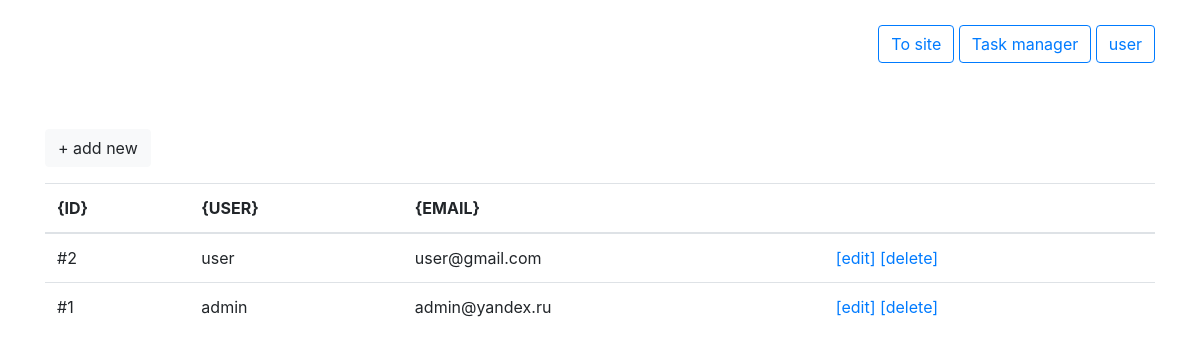
/index.php?route=admin/user/list (signed in), run on the app's committed database.
### tables this page shows
CREATE TABLE IF NOT EXISTS `user`(
    `id` SMALLINT(4) NOT NULL AUTO_INCREMENT,
    `login` VARCHAR(20) NOT NULL UNIQUE,
    `hash` CHAR(32) NOT NULL,
    `email` VARCHAR(60) NOT NULL UNIQUE,
    PRIMARY KEY (`id`)
);

### app/controllers/admin/UserController.php (called while the page is built, shortened)
<?php
class UserController extends Controller
{
    public function actionList()
    {
        $model = \Application::$app->user;
        $totalCount = $model->getAllCount();
        $pagination = new Pagination([
            'limit' => 3,
            'total' => $totalCount,
            'query' => 'per-page'
        ]);
        $users = $model->getList($pagination->limit, $pagination->offset,
            'ORDER BY id DESC');
        $this->render('admin/user/index', [
            'users' => $users,
            'pagination' => $pagination
        ]);
    }
}

### web/index.php (called while the page is built)
<?php
require_once '../autoload.php';
\Application::createInstance()
    ->setDefaultController('task')
    ->setRouteVar('route')
    ->loadSettings('db')
    ->run();

### autoload.php (called while the page is built, shortened)
<?php
spl_autoload_register(function($class) {
    $baseDir = __DIR__;
    $class = ltrim($class, '\\');
    $classFile = $baseDir . '/' . str_replace('\\', '/', $class) . '.php';
});

### libs/Db.php (called while the page is built, shortened)
<?php
final class Db
{
    public static $instance;
    public static function createObject()
    {
        if (is_null(static::$instance)) {
            static::$instance = new static;
        }
        return static::$instance;
    }
    private function loadDbSettings()
    {
        $settings = \Application::$app->getOption('db');
        if (!is_null($settings)) {
            if (isset($settings['server']) && isset($settings['host'])
                && isset($settings['name']) && isset($settings['charset'])
                && isset($settings['user']) && isset($settings['password'])) {
                $dsn = "{$settings['server']}:host={$settings['host']};";
                $dsn .= "dbname={$settings['name']};";
                $dsn .= "charset={$settings['charset']}";
                $user = $settings['user'];
                $password = $settings['password'];
                try {
                    $this->db = new \PDO($dsn, $user, $password);
                } catch (\PDOException $e) {
                    $this->db = null;
                }
            }
        }
    }
}

### abstractions/Model.php (called while the page is built, shortened)
<?php
abstract class Model extends Base
{
    public $db;
    public $tableName;
    public function __construct() {
        if (is_null($this->tableName)) {
            $this->tableName = $this->getDefaultTableName();
        }
    }
    public function loadFromArray($data = [])
    {
        $data = is_array($data) ? $data : [];
    }
    final public function getList($limit = 100000, $offset = 0, $orderBy = '')
    {
        $result = [];
        $limit = (int) $limit;
        $offset = (int) $offset;
        $orderBy = is_string($orderBy) ? htmlspecialchars($orderBy) : '';
        if ($limit > 0 && $offset >= 0 && !is_null($this->db)) {
            $sql = 'SELECT * FROM ' . $this->tableName;
            $sql .= empty($orderBy) ? '' : " {$orderBy}";
            $sql .= ' LIMIT :limit OFFSET :offset';
            $sth = $this->db->prepare($sql);
            $sth->bindValue(':limit', $limit, \PDO::PARAM_INT);
            $sth->bindValue(':offset', $offset, \PDO::PARAM_INT);
            $sth->execute();
            $array = $sth->fetchAll(\PDO::FETCH_ASSOC);
            foreach ($array as $key => $item) {
                $result[$key] = new $className;
                $result[$key]->loadFromArray($item);
            }
        }
        return $result;
    }
    final public function getAllCount()
    {
        $totalCount = 0;
        if (!is_null($this->db)) {
            $sth = $this->db->prepare('SELECT COUNT(*)'
                . ' AS totalCount FROM ' . $this->tableName);
            $sth->execute();
            $totalCount = $sth->fetch(\PDO::FETCH_ASSOC)['totalCount'];
        }
        return $totalCount;
    }
    final protected function getDefaultTableName()
    {
        return strtolower(basename(str_replace('\\', '/', static::class)));
    }
    final protected function setDb()
    {
        $this->db = is_null($this->db) ? Db::createObject()->db : $this->db;
    }
}

### widgets/Pagination.php (called while the page is built, shortened)
<?php
class Pagination extends Base
{
    public $query = 'page';
    public function __construct($params = [])
    {
        $params = is_array($params) ? $params : [];
        if (isset($params['query'])) {
            $this->query = empty($params['query']) ? $this->query
                : $params['query'];
        }
        $this->total = isset($params['total']) ? (int) $params['total'] : 0;
        $this->limit = isset($params['limit']) ? (int) $params['limit']
            : static::DEFAULT_LIMIT;
        $this->max = ceil($this->total / $this->limit);
        $this->page = isset($_GET[$this->query]) ? (int) $_GET[$this->query]
            : 1;
        $this->offset = ($this->page - 1) * $this->limit;
    }
}

### libs/User.php (called while the page is built, shortened)
<?php
class User extends \app\models\User
{
    public function isAuthorized()
    {
        return isset($_SESSION['user']) ? true : false;
    }
    public function __construct()
    {
        if ($this->isAuthorized()) {
            $this->login = $_SESSION['user']['l'];
        }
    }
}

### libs/UrlManager.php (called while the page is built, shortened)
<?php
class UrlManager
{
    public static function link($path = '')
    {
        return (is_string($path)
            && !empty($path)) ? '/index.php?' . \Application::$app->query . '=' . $path : '';
    }
    public static function isPage($path = '')
    {
        $path = is_string($path) ? $path : '';
        return $path == \Application::$app->route;
    }
}

### app/views/admin/user/index.php (the view, shortened to what this page needs)
<div class="content">
  <div class="container">
    <?php require_once 'includes/nav.php'; ?>
    <div class="row">
      <div class="col-12">
      <?php if (empty($users)): ?>
        <p>List tasks is empty.</p>
      <?php else: ?>
        <div class="table-responsive">
          <table class="table">
            <thead>
              <tr>
                <th>{ID}</th>
                <th>{USER}</th>
                <th>{EMAIL}</th>
                <th></th>
              </tr>
            </thead>
            <tbody>
              <?php foreach ($users as $user): ?>
              <tr>
                <td>#<?= $user->id ?></td>
                <td><?= $user->login ?></td>
                <td><?= $user->email ?></td>
                <td>
                  <a href="<?= UrlManager::link('admin/user/edit&id=' . $user->id) ?>">[edit]</a>
                  <a href="<?= UrlManager::link('admin/user/delete&id=' . $user->id) ?>">[delete]</a>
                </td>
              </tr>
              <?php endforeach; ?>
            </tbody>
          </table>
        </div>
      <?php endif; ?>
      </div>
    </div>
  </div>
</div>

### app/views/layouts/includes/admin/nav.php (shortened to what this page needs)
<div class="header">
  <div class="container">
    <div class="row">
      <div class="col-12 text-right">
        <a href="/" class="btn btn-outline-primary">To site</a>
        <?php if (!UrlManager::isPage('admin/task/list')): ?>
        <a href="<?= UrlManager::link('admin/task/list') ?>"
          class="btn btn-outline-primary">Task manager</a>
        <?php endif; ?>
        <a href="<?= UrlManager::link('login/sign-out') ?>"
          class="btn btn-outline-primary"><?= \Application::$app->user->login ?></a>
      </div>
    </div>
  </div>
</div>

### web/frontend/css/style.css (style rules this page uses)
.header, .content { padding: 25px 0; }

### data on the page
user: login "user", id "2", email "user@gmail.com"
user: id "1", login "admin", email "admin@yandex.ru"
